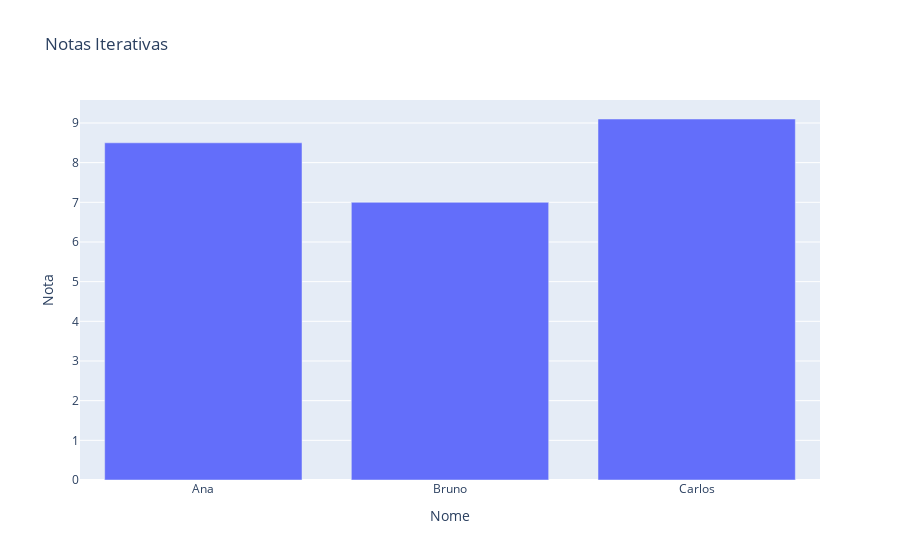

Notebook code for this chart:
### Code cell
import plotly.express as px
fig = px.bar(df, x="Nome", y="Nota", title="Notas Iterativas")
fig.show()

### Figure 1 — Plotly figure (JSON) as saved in the notebook; plotly's stock layout.template omitted (floating-point values rounded to 4 significant figures)
{"data": [{"hovertemplate": "Nome=%{x}<br>Nota=%{y}<extra></extra>", "legendgroup": "", "marker": {"color": "#636efa", "pattern": {"shape": ""}}, "name": "", "orientation": "v", "showlegend": false, "textposition": "auto", "type": "bar", "x": ["Ana", "Bruno", "Carlos"], "xaxis": "x", "y": [8.5, 7.0, 9.1], "yaxis": "y"}], "layout": {"barmode": "relative", "legend": {"tracegroupgap": 0}, "title": {"text": "Notas Iterativas"}, "xaxis": {"anchor": "y", "domain": [0, 1], "title": {"text": "Nome"}}, "yaxis": {"anchor": "x", "domain": [0, 1], "title": {"text": "Nota"}}}}
